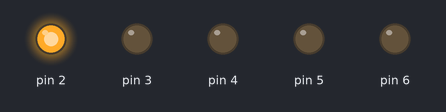
Recording of a sketch running on a simulated Arduino Uno, built with avr-gcc and run on an emulated ATmega328P. Shown: output pins drawn as LEDs (lit = HIGH).

Above: at 0.5 s.
At 2.5 s:
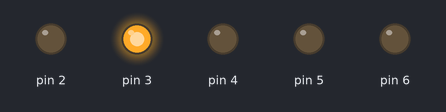
At 4.5 s:
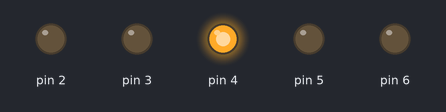
At 6.5 s:
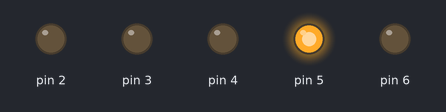
At 8.5 s:
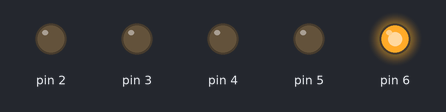
At 11.5 s:
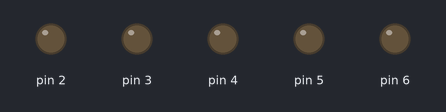
Timing chart, 0 to 13.0 s (numbered marks = the images above):
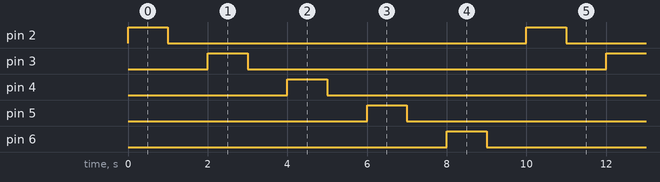

The sketch:

led_blinking_.ino
```cpp
#define interval 1000

void setup() {
   pinMode(2, OUTPUT);
   pinMode(3, OUTPUT);
   pinMode(4, OUTPUT);
   pinMode(5, OUTPUT);
   pinMode(6, OUTPUT);
}


void loop() {
  for(int i=2;i<=6;i++)
  {
   digitalWrite(i, HIGH);
   delay(interval); // wait for a second
   digitalWrite(i, LOW);
   delay(interval);
  }
}
```

Measured:
- by itself, pin 2–6: alternates HIGH for 1.0 s and LOW for 9.0 s
- by itself, everything shown: repeats every 10.0 s, in 10 steps
